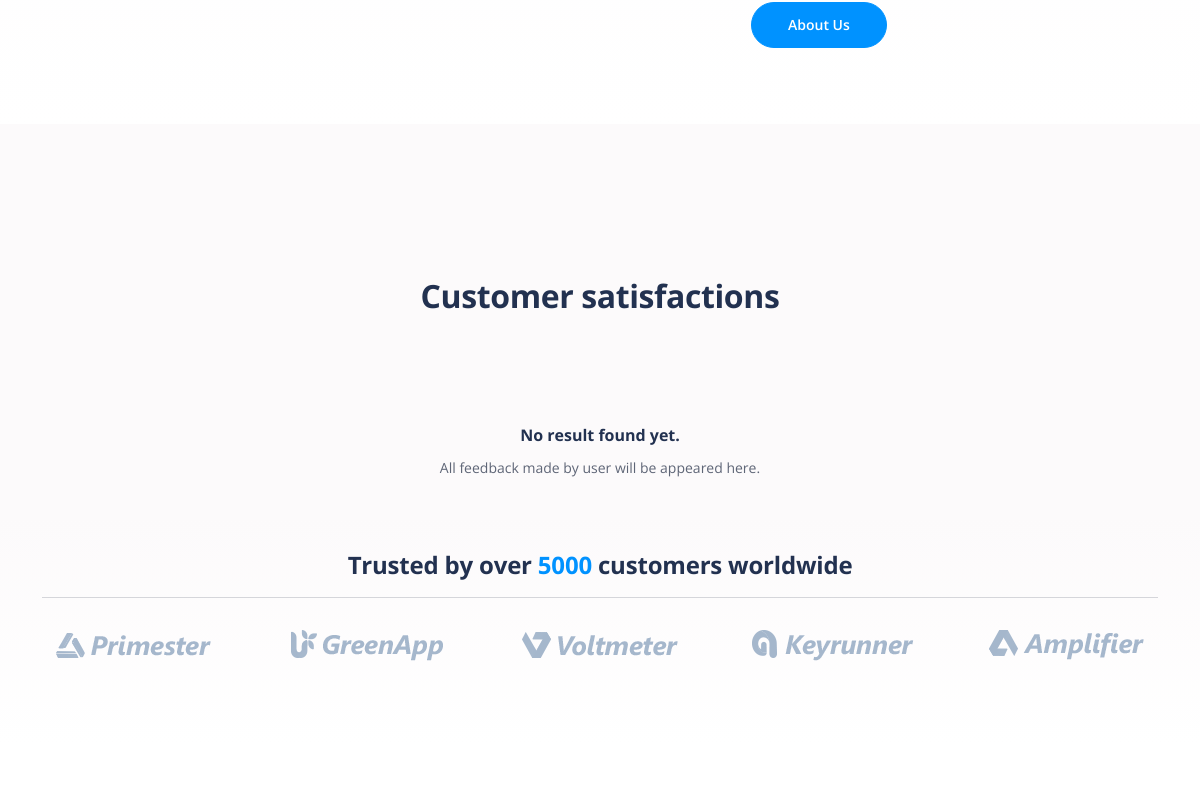
Before: /view/index.php (middle part) with the older database file.
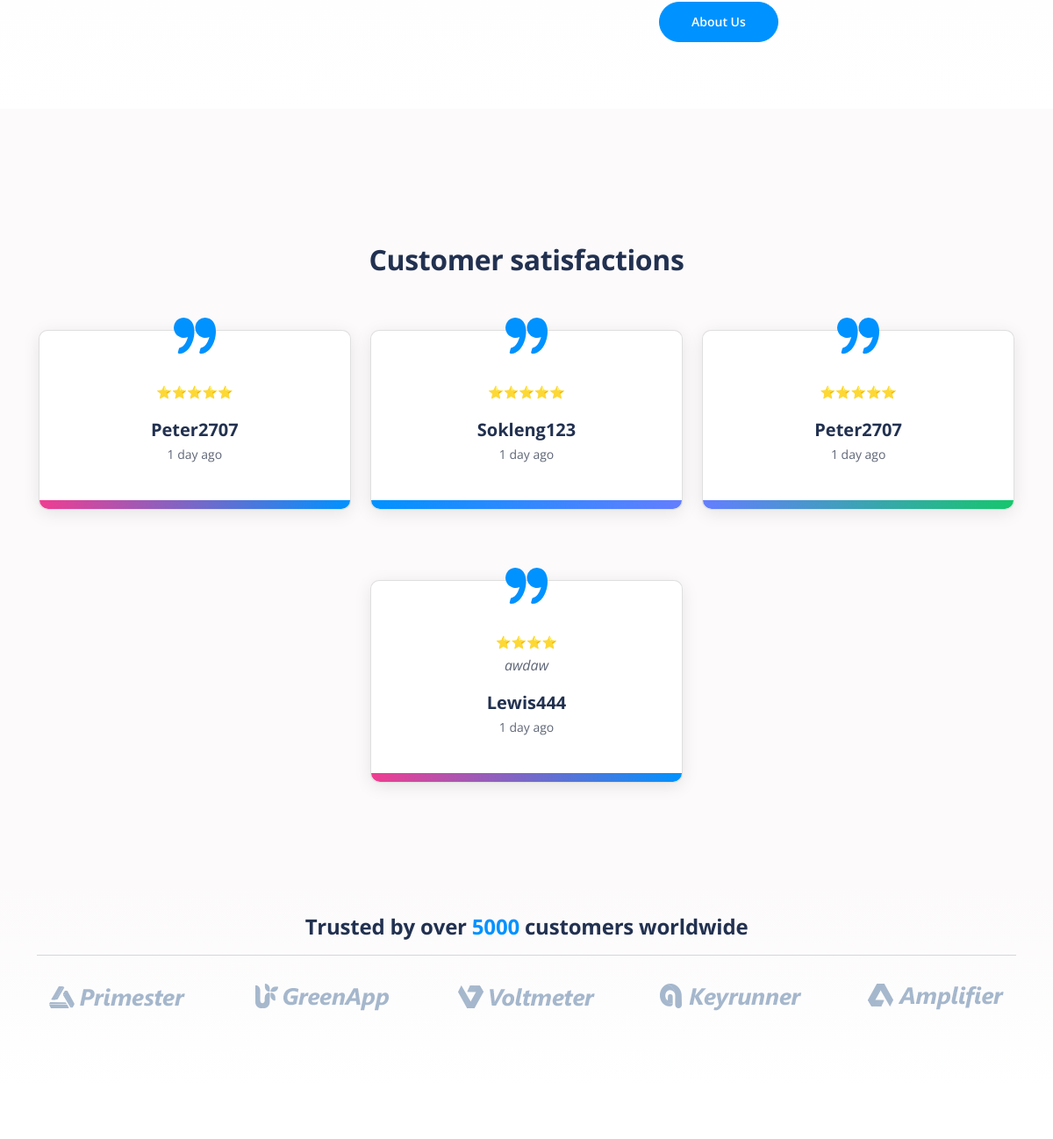
After: the same page with the newer database file.
### tables this page shows
CREATE TABLE `jobmatch` (
  `id` int(11) NOT NULL,
  `employer` text NOT NULL,
  `jobSeeker` text NOT NULL,
  `jobPostID` int(11) NOT NULL,
  `percentage` int(11) NOT NULL,
  `rating` int(11) DEFAULT NULL,
  `feedback` text DEFAULT NULL,
  `date` timestamp NOT NULL DEFAULT current_timestamp() ON UPDATE current_timestamp()
);

### controller/admin_controller.php (called while the page is built, shortened)
<?php
class AdminController {
    public function getAllFeedback() {
        require_once '../model/admin_model.php';
        include '../model/db_connection.php';
        $adminModel = new AdminModel();
        return $adminModel->getAllFeedback($db);
    }
}

### model/admin_model.php (called while the page is built, shortened)
<?php
class AdminModel {
	public function getAllFeedback($db) {
		require_once '../model/job_object.php';
		require_once '../model/matchmaking_model.php';
		$mm = new MatchmakingModel();
		$allFeedbacks = array();
		$query = "SELECT * FROM jobmatch ORDER BY id";
		$result = $db->query($query);
		$numResults = $result->num_rows;
		for ($i = 0; $i < $numResults; $i++) {
			$row = $result->fetch_assoc();
			if($row['rating'] != NULL || $row['rating'] > 1){
				$timeElapsed = $mm->getTimeElapsed($row['date']);
				$allFeedbacks[$i] = new Feedback($row['id'], $row['jobSeeker'], $row['employer'], intval($row['rating']), $row['feedback'], $timeElapsed);
			}
		}
		return $allFeedbacks;
	}
}

### model/matchmaking_model.php (called while the page is built, shortened)
<?php
class MatchmakingModel {
	function getTimeElapsed($date, $tense = 'ago') {
		static $periods = array('year', 'month', 'day', 'hour', 'minute', 'second');
		$now  = new DateTime('now');
		$date = new DateTime($date);
		$diff = $now->diff($date)->format('%y %m %d %h %i %s');
		$diff = explode(' ', $diff);
		$diff = array_combine($periods, $diff);
		$diff = array_filter($diff);
		$period = key($diff);
		$value  = current($diff);
		return "$value $period $tense";
	}
}

### model/job_object.php (called while the page is built, shortened)
<?php
class Feedback{
    public function __construct($id, $jobseeker, $employer, $rating, $comment, $date) {
        $this->jobseeker = $jobseeker;
        $this->rating = $rating;
        $this->comment = $comment;
        $this->date = $date;
    }
}

### view/index.php (the view, shortened to what the changed rows need)
<?php
require_once '../controller/admin_controller.php';
$ac = new AdminController();
$allFeedbacks = $ac->getAllFeedback();
?>
<!DOCTYPE html>
<html lang="en">
<head>
    <?php
        require_once("component/header.php");
    ?>
</head>
<body data-bs-spy="scroll" data-bs-target="#navbarExample">
    <div class="cards-2 bg-gray">
        <div class="container">
            <div class="row">
                <div class="col-lg-12">
                    <h2 class="h2-heading">Customer satisfactions</h2>
                </div>
            </div>
            <div class="row">
                <div class="col-lg-12">
                    <?php
                    if (count($allFeedbacks) < 1) {
                        echo "<h6 class='mt-5'>No result found yet.</h6> <small>All feedback made by user will be appeared here.</small>";
                    } else {
                        $feedback = array_slice($allFeedbacks, -6);
                        for ($i = 0; $i < count($feedback); $i++) {
                            $rating = str_repeat("⭐", $feedback[$i]->rating);
                            $comment = $feedback[$i]->comment;
                            $jobseeker = $feedback[$i]->jobseeker;
                            $date = $feedback[$i]->date;
                            echo <<< END
                                <div class="card">
                                    <img class="quotes" src="../images/quotes.svg" alt="alternative">
                                    <div class="card-body">
                                        <small>$rating</small>
                                        <p class="testimonial-text">$comment</p>
                                        <div class="testimonial-author">$jobseeker</div>
                                        <div class="occupation">$date</div>
                                    </div>
                            END;
                            if($i == 0 || $i == 3){
                                echo "<div class='gradient-floor red-to-blue'></div>";
                            }elseif($i == 1 || $i == 4){
                                echo "<div class='gradient-floor blue-to-purple'></div>";
                            }elseif($i == 2 || $i == 5){
                                echo "<div class='gradient-floor purple-to-green'></div>";
                            }
                            echo <<< END
                                </div>
                            END;
                        }
                    }
                    ?>
                </div>
            </div>
        </div>
    </div>
</body>
</html>

Changed rows visible on the page:
added jobmatch: rating "⭐⭐⭐⭐⭐", jobSeeker "Peter2707", date "1 day ago"
added jobmatch: rating "⭐⭐⭐⭐⭐", jobSeeker "Sokleng123", date "1 day ago"
added jobmatch: rating "⭐⭐⭐⭐⭐", jobSeeker "Peter2707", date "1 day ago"
added jobmatch: rating "⭐⭐⭐⭐", feedback "awdaw", jobSeeker "Lewis444", date "1 day ago"
Other visible differences:
text no longer shown: "No result found yet. All feedback made by user will be appeared here."
